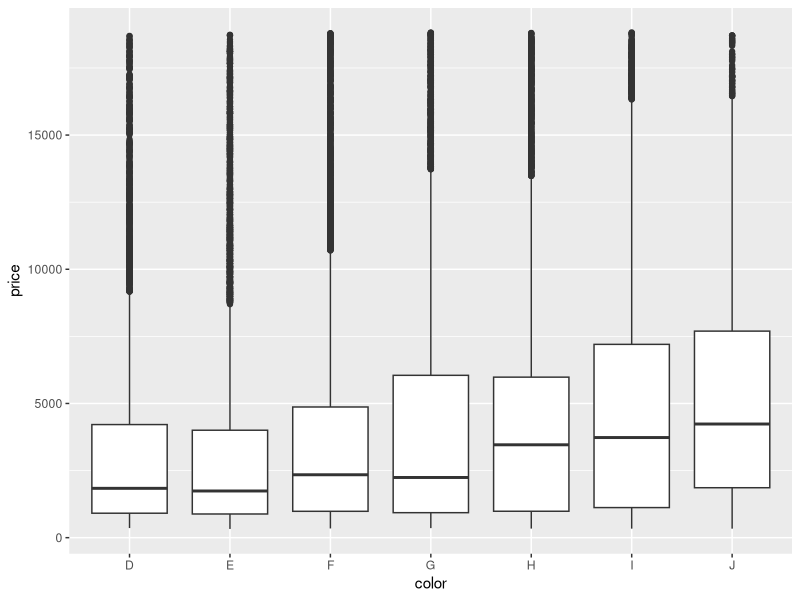
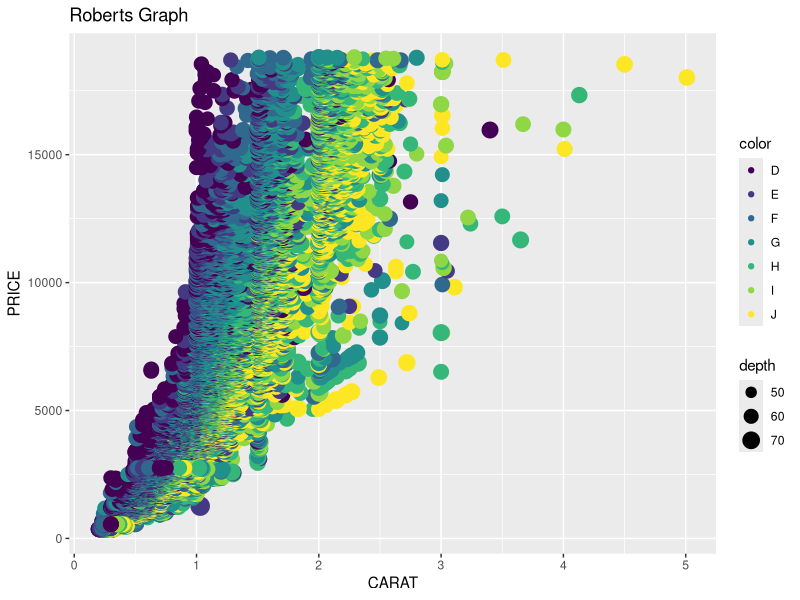
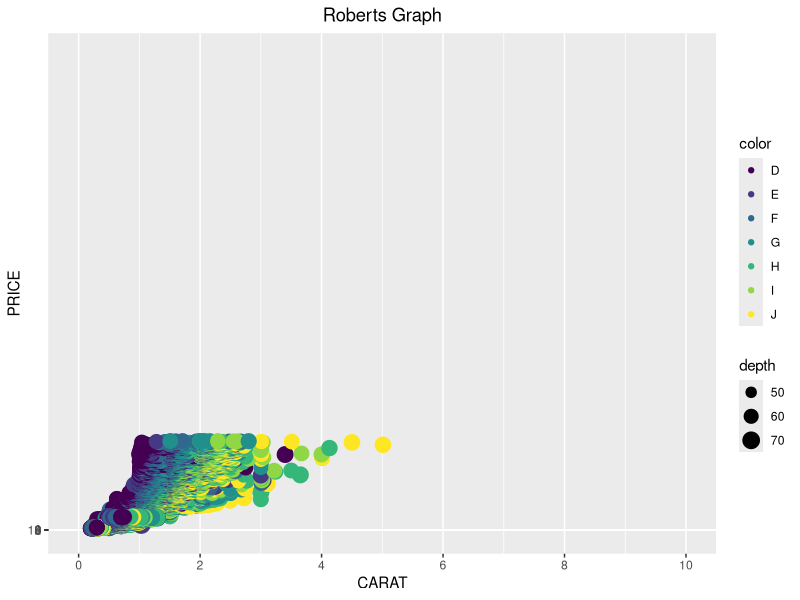
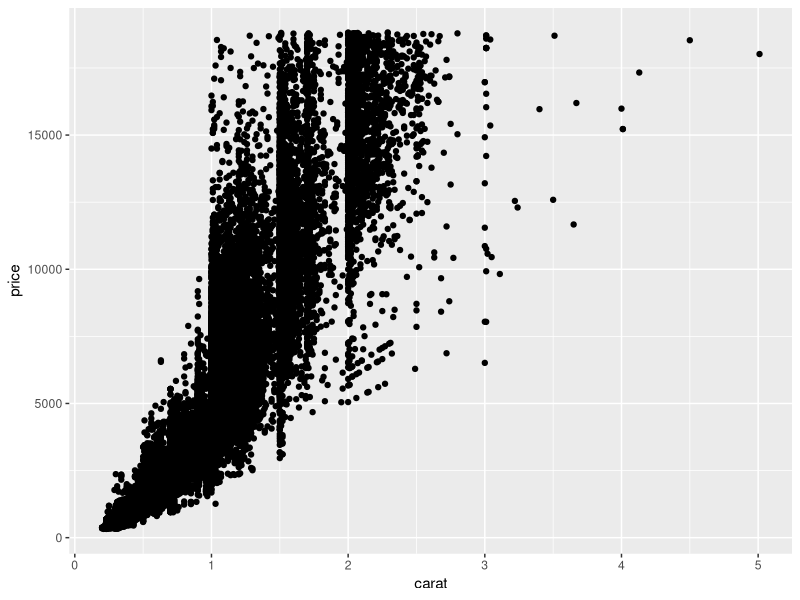
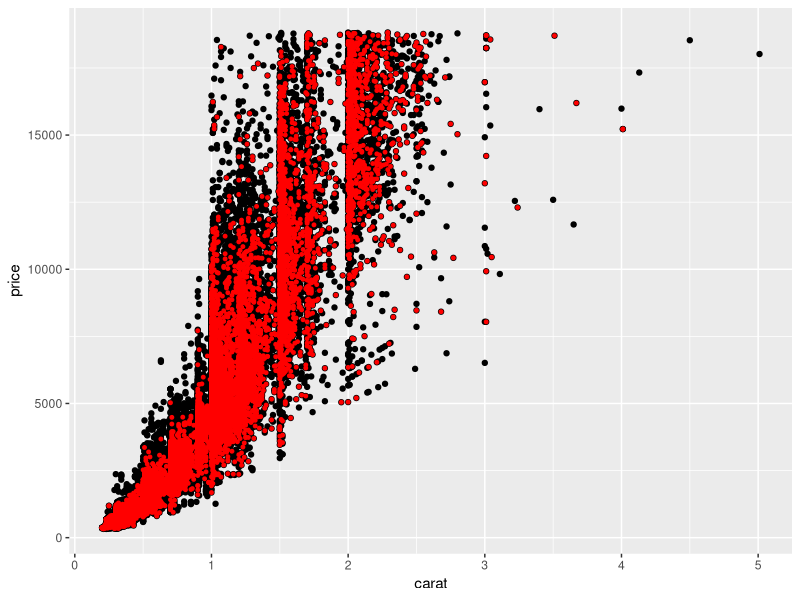
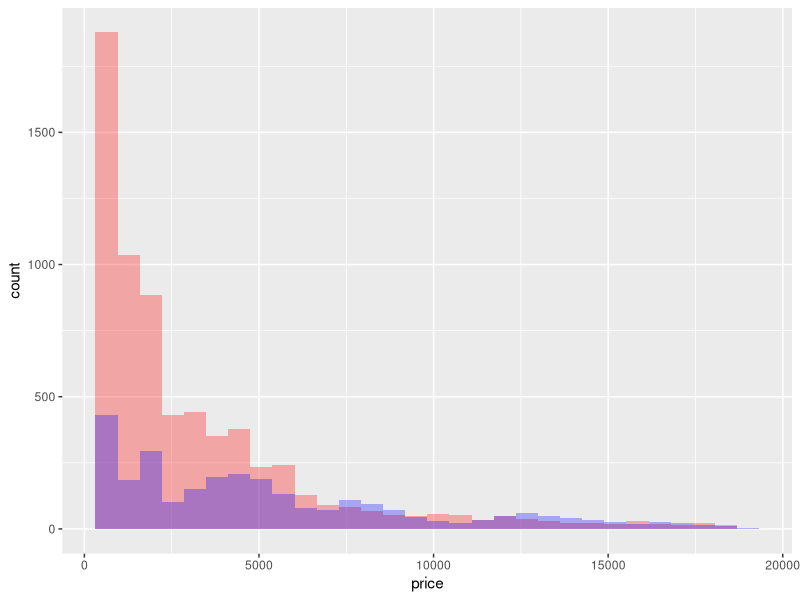
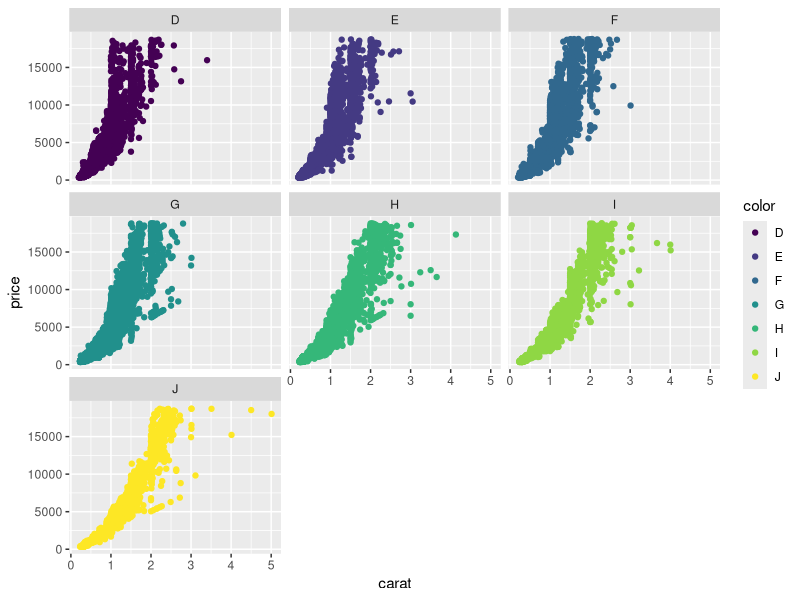

Here is the R script that generated these plots, in order: (Note: this script raises an error after producing the figures.)
library(ggplot2)
ggplot(data = diamonds, aes(color, price)) + geom_boxplot()

## Add title to graph 
ggplot(data = diamonds, mapping = aes(carat, price)) +
  geom_point(aes(color=color, size = depth)) +
    ggtitle("Roberts Graph") + xlab("CARAT") + ylab("PRICE")
  

## To center graph titles
theme_update(plot.title=element_text(hjust = 0.5))

##Changes axis labels/limits
ggplot(data = diamonds, mapping = aes(carat, price)) +
  geom_point(aes(color=color, size = depth)) +
  ggtitle("Roberts Graph") + xlab("CARAT") + ylab("PRICE") +
  scale_x_continuous(limits=c(0,10), breaks = c(0,2,4,6,8,10)) +
  scale_y_continuous(limits=c(0,100000), breaks = c(0,2,4,6,8,10))


## Make new plot
ggplot(diamonds) + geom_point(aes(x=carat, y=price))

## Make new data set, chooses specific row
## Checking premium cut diamonds
diamonds2 <- subset(diamonds, cut == "Premium")

## Plot diamonds2 data points on graph
ggplot() + geom_point(data=diamonds, aes(x=carat, y=price)) +
  geom_point(data= diamonds2, aes(x=carat, y=price), color = "red", size = 1)


## Add layers to histogram
## Make histograms of diamonds prices for colors D and J
d.diamonds <- subset(diamonds, color == "D")
j.diamonds <- subset(diamonds, color == "J")

ggplot(diamonds, mapping = aes(price)) +
  geom_histogram(data = d.diamonds, aes(price), fill ="red", alpha = .3) +
  geom_histogram(data = j.diamonds, aes(price), fill ="blue", alpha = .3)



## Facet a graph - facet_wrap
ggplot(diamonds) + geom_point(aes(x = carat, y = price, color = color )) +
  facet_wrap(~color)

## Facet a graph - facet_grid
ggplot(diamonds) + geom_point(aes(x = carat, y = price)) +
  facet_grid(color-cut)